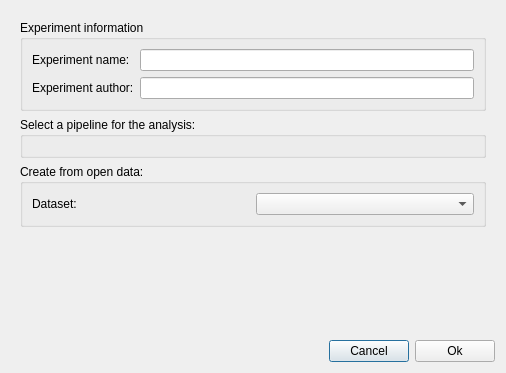
<?xml version="1.0" encoding="UTF-8"?>
<ui version="4.0">
 <class>CreateExperimentDialog</class>
 <widget class="QDialog" name="CreateExperimentDialog">
  <property name="windowModality">
   <enum>Qt::WindowModal</enum>
  </property>
  <property name="geometry">
   <rect>
    <x>0</x>
    <y>0</y>
    <width>506</width>
    <height>373</height>
   </rect>
  </property>
  <property name="windowTitle">
   <string>Meggie - Create new experiment</string>
  </property>
  <layout class="QGridLayout" name="gridLayout_3">
   <item row="0" column="0">
    <widget class="QScrollArea" name="scrollArea">
     <property name="frameShape">
      <enum>QFrame::NoFrame</enum>
     </property>
     <property name="widgetResizable">
      <bool>true</bool>
     </property>
     <widget class="QWidget" name="scrollAreaWidgetContents">
      <property name="geometry">
       <rect>
        <x>0</x>
        <y>0</y>
        <width>488</width>
        <height>324</height>
       </rect>
      </property>
      <property name="minimumSize">
       <size>
        <width>0</width>
        <height>0</height>
       </size>
      </property>
      <layout class="QGridLayout" name="gridLayout">
       <item row="0" column="1">
        <widget class="QGroupBox" name="groupBoxInfo">
         <property name="title">
          <string>Experiment information</string>
         </property>
         <layout class="QGridLayout" name="gridLayout_2">
          <item row="0" column="0">
           <widget class="QLabel" name="labelExperimentName">
            <property name="text">
             <string>Experiment name:</string>
            </property>
           </widget>
          </item>
          <item row="0" column="1">
           <widget class="QLineEdit" name="lineEditExperimentName"/>
          </item>
          <item row="1" column="1">
           <widget class="QLineEdit" name="lineEditAuthor"/>
          </item>
          <item row="1" column="0">
           <widget class="QLabel" name="labelAuthor">
            <property name="text">
             <string>Experiment author:</string>
            </property>
           </widget>
          </item>
         </layout>
        </widget>
       </item>
       <item row="1" column="1">
        <widget class="QGroupBox" name="groupBoxPipeline">
         <property name="title">
          <string>Select a pipeline for the analysis:</string>
         </property>
         <layout class="QGridLayout" name="gridLayoutPipeline"/>
        </widget>
       </item>
       <item row="3" column="1">
        <spacer name="verticalSpacer">
         <property name="orientation">
          <enum>Qt::Vertical</enum>
         </property>
         <property name="sizeHint" stdset="0">
          <size>
           <width>20</width>
           <height>40</height>
          </size>
         </property>
        </spacer>
       </item>
       <item row="2" column="1">
        <widget class="QGroupBox" name="groupBoxOpenData">
         <property name="title">
          <string>Create from open data:</string>
         </property>
         <layout class="QGridLayout" name="gridLayout_4">
          <item row="0" column="0">
           <widget class="QLabel" name="labelOpenData">
            <property name="text">
             <string>Dataset:</string>
            </property>
           </widget>
          </item>
          <item row="0" column="1">
           <widget class="QComboBox" name="comboBoxOpenData"/>
          </item>
         </layout>
        </widget>
       </item>
      </layout>
     </widget>
    </widget>
   </item>
   <item row="2" column="0">
    <layout class="QHBoxLayout" name="horizontalLayoutButtons">
     <item>
      <spacer name="horizontalSpacer">
       <property name="orientation">
        <enum>Qt::Horizontal</enum>
       </property>
       <property name="sizeHint" stdset="0">
        <size>
         <width>40</width>
         <height>20</height>
        </size>
       </property>
      </spacer>
     </item>
     <item>
      <widget class="QPushButton" name="pushButtonCancel">
       <property name="text">
        <string>Cancel</string>
       </property>
      </widget>
     </item>
     <item>
      <widget class="QPushButton" name="pushButtonAccept">
       <property name="text">
        <string>Ok</string>
       </property>
      </widget>
     </item>
    </layout>
   </item>
  </layout>
 </widget>
 <tabstops>
  <tabstop>scrollArea</tabstop>
 </tabstops>
 <resources/>
 <connections>
  <connection>
   <sender>pushButtonAccept</sender>
   <signal>clicked()</signal>
   <receiver>CreateExperimentDialog</receiver>
   <slot>accept()</slot>
   <hints>
    <hint type="sourcelabel">
     <x>332</x>
     <y>155</y>
    </hint>
    <hint type="destinationlabel">
     <x>310</x>
     <y>116</y>
    </hint>
   </hints>
  </connection>
  <connection>
   <sender>pushButtonCancel</sender>
   <signal>clicked()</signal>
   <receiver>CreateExperimentDialog</receiver>
   <slot>reject()</slot>
   <hints>
    <hint type="sourcelabel">
     <x>418</x>
     <y>155</y>
    </hint>
    <hint type="destinationlabel">
     <x>310</x>
     <y>116</y>
    </hint>
   </hints>
  </connection>
 </connections>
 <slots>
  <slot>openFileChooserDialog()</slot>
 </slots>
</ui>
